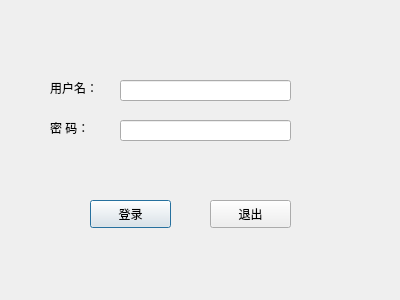
<?xml version="1.0" encoding="UTF-8"?>
<ui version="4.0">
 <class>LoginDialog</class>
 <widget class="QDialog" name="LoginDialog">
  <property name="geometry">
   <rect>
    <x>0</x>
    <y>0</y>
    <width>400</width>
    <height>300</height>
   </rect>
  </property>
  <property name="windowTitle">
   <string>Dialog</string>
  </property>
  <widget class="QLabel" name="label">
   <property name="geometry">
    <rect>
     <x>50</x>
     <y>80</y>
     <width>72</width>
     <height>15</height>
    </rect>
   </property>
   <property name="text">
    <string>用户名：</string>
   </property>
  </widget>
  <widget class="QLineEdit" name="usrLineEdit">
   <property name="geometry">
    <rect>
     <x>120</x>
     <y>80</y>
     <width>171</width>
     <height>21</height>
    </rect>
   </property>
  </widget>
  <widget class="QLabel" name="label_2">
   <property name="geometry">
    <rect>
     <x>50</x>
     <y>120</y>
     <width>72</width>
     <height>15</height>
    </rect>
   </property>
   <property name="text">
    <string>密 码：</string>
   </property>
  </widget>
  <widget class="QLineEdit" name="pwdLineEdit">
   <property name="geometry">
    <rect>
     <x>120</x>
     <y>120</y>
     <width>171</width>
     <height>21</height>
    </rect>
   </property>
   <property name="echoMode">
    <enum>QLineEdit::Password</enum>
   </property>
  </widget>
  <widget class="QPushButton" name="loginBtn">
   <property name="geometry">
    <rect>
     <x>90</x>
     <y>200</y>
     <width>81</width>
     <height>28</height>
    </rect>
   </property>
   <property name="text">
    <string>登录</string>
   </property>
  </widget>
  <widget class="QPushButton" name="exitBtn">
   <property name="geometry">
    <rect>
     <x>210</x>
     <y>200</y>
     <width>81</width>
     <height>28</height>
    </rect>
   </property>
   <property name="text">
    <string>退出</string>
   </property>
  </widget>
 </widget>
 <resources/>
 <connections>
  <connection>
   <sender>exitBtn</sender>
   <signal>clicked()</signal>
   <receiver>LoginDialog</receiver>
   <slot>close()</slot>
   <hints>
    <hint type="sourcelabel">
     <x>250</x>
     <y>213</y>
    </hint>
    <hint type="destinationlabel">
     <x>199</x>
     <y>149</y>
    </hint>
   </hints>
  </connection>
 </connections>
</ui>
